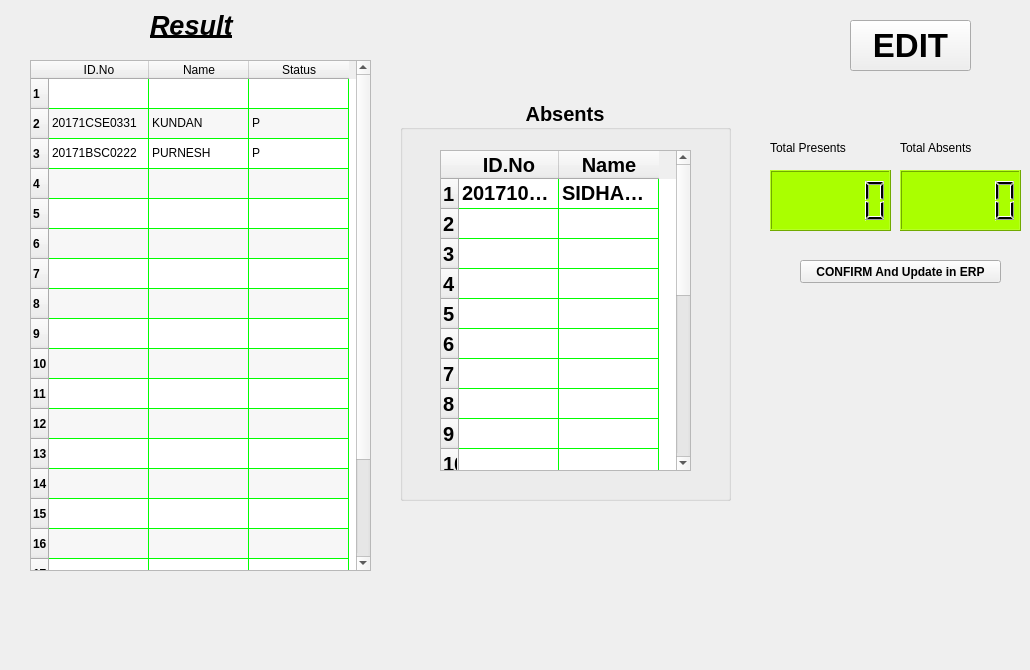
      <widget class="QWidget" name="RESULTS">
       <attribute name="title">
        <string>RESULTS</string>
       </attribute>
       <widget class="QTableWidget" name="tableResultsResult">
        <property name="geometry">
         <rect>
          <x>30</x>
          <y>60</y>
          <width>341</width>
          <height>511</height>
         </rect>
        </property>
        <property name="styleSheet">
         <string notr="true">gridline-color: rgb(0, 255, 0);
selection-background-color: rgb(0, 216, 104);</string>
        </property>
        <property name="alternatingRowColors">
         <bool>true</bool>
        </property>
        <row>
         <property name="text">
          <string>1</string>
         </property>
         <property name="font">
          <font>
           <weight>75</weight>
           <bold>true</bold>
          </font>
         </property>
        </row>
        <row>
         <property name="text">
          <string>2</string>
         </property>
         <property name="font">
          <font>
           <weight>75</weight>
           <bold>true</bold>
          </font>
         </property>
        </row>
        <row>
         <property name="text">
          <string>3</string>
         </property>
         <property name="font">
          <font>
           <weight>75</weight>
           <bold>true</bold>
          </font>
         </property>
        </row>
        <row>
         <property name="text">
          <string>4</string>
         </property>
         <property name="font">
          <font>
           <weight>75</weight>
           <bold>true</bold>
          </font>
         </property>
        </row>
        <row>
         <property name="text">
          <string>5</string>
         </property>
         <property name="font">
          <font>
           <weight>75</weight>
           <bold>true</bold>
          </font>
         </property>
        </row>
        <row>
         <property name="text">
          <string>6</string>
         </property>
         <property name="font">
          <font>
           <weight>75</weight>
           <bold>true</bold>
          </font>
         </property>
        </row>
        <row>
         <property name="text">
          <string>7</string>
         </property>
         <property name="font">
          <font>
           <weight>75</weight>
           <bold>true</bold>
          </font>
         </property>
        </row>
        <row>
         <property name="text">
          <string>8</string>
         </property>
         <property name="font">
          <font>
           <weight>75</weight>
           <bold>true</bold>
          </font>
         </property>
        </row>
        <row>
         <property name="text">
          <string>9</string>
         </property>
         <property name="font">
          <font>
           <weight>75</weight>
           <bold>true</bold>
          </font>
         </property>
        </row>
        <row>
         <property name="text">
          <string>10</string>
         </property>
         <property name="font">
          <font>
           <weight>75</weight>
           <bold>true</bold>
          </font>
         </property>
        </row>
        <row>
         <property name="text">
          <string>11</string>
         </property>
         <property name="font">
          <font>
           <weight>75</weight>
           <bold>true</bold>
          </font>
         </property>
        </row>
        <row>
         <property name="text">
          <string>12</string>
         </property>
         <property name="font">
          <font>
           <weight>75</weight>
           <bold>true</bold>
          </font>
         </property>
        </row>
        <row>
         <property name="text">
          <string>13</string>
         </property>
         <property name="font">
          <font>
           <weight>75</weight>
           <bold>true</bold>
          </font>
         </property>
        </row>
        <row>
         <property name="text">
          <string>14</string>
         </property>
         <property name="font">
          <font>
           <weight>75</weight>
           <bold>true</bold>
          </font>
         </property>
        </row>
        <row>
         <property name="text">
          <string>15</string>
         </property>
         <property name="font">
          <font>
           <pointsize>9</pointsize>
           <weight>75</weight>
           <bold>true</bold>
          </font>
         </property>
        </row>
        <row>
         <property name="text">
          <string>16</string>
         </property>
         <property name="font">
          <font>
           <pointsize>9</pointsize>
           <weight>75</weight>
           <italic>false</italic>
           <bold>true</bold>
          </font>
         </property>
        </row>
        <row>
         <property name="text">
          <string>17</string>
         </property>
         <property name="font">
          <font>
           <weight>75</weight>
           <bold>true</bold>
          </font>
         </property>
        </row>
        <row>
         <property name="text">
          <string>18</string>
         </property>
         <property name="font">
          <font>
           <weight>75</weight>
           <bold>true</bold>
          </font>
         </property>
        </row>
        <row>
         <property name="text">
          <string>19</string>
         </property>
         <property name="font">
          <font>
           <weight>75</weight>
           <bold>true</bold>
          </font>
         </property>
        </row>
        <row>
         <property name="text">
          <string>20</string>
         </property>
         <property name="font">
          <font>
           <weight>75</weight>
           <bold>true</bold>
          </font>
         </property>
        </row>
        <column>
         <property name="text">
          <string>ID.No</string>
         </property>
        </column>
        <column>
         <property name="text">
          <string>Name</string>
         </property>
        </column>
        <column>
         <property name="text">
          <string>Status</string>
         </property>
        </column>
        <item row="1" column="0">
         <property name="text">
          <string>20171CSE0331</string>
         </property>
        </item>
        <item row="1" column="1">
         <property name="text">
          <string>KUNDAN </string>
         </property>
        </item>
        <item row="1" column="2">
         <property name="text">
          <string>P</string>
         </property>
        </item>
        <item row="2" column="0">
         <property name="text">
          <string>20171BSC0222</string>
         </property>
        </item>
        <item row="2" column="1">
         <property name="text">
          <string>PURNESH</string>
         </property>
        </item>
        <item row="2" column="2">
         <property name="text">
          <string>P</string>
         </property>
        </item>
        <item row="3" column="0">
         <property name="text">
          <string/>
         </property>
        </item>
       </widget>
       <widget class="QLabel" name="labelResultResults">
        <property name="geometry">
         <rect>
          <x>150</x>
          <y>10</y>
          <width>111</width>
          <height>31</height>
         </rect>
        </property>
        <property name="font">
         <font>
          <pointsize>20</pointsize>
          <weight>75</weight>
          <italic>true</italic>
          <bold>true</bold>
          <underline>true</underline>
         </font>
        </property>
        <property name="text">
         <string>Result</string>
        </property>
       </widget>
       <widget class="QGroupBox" name="groupBox_4">
        <property name="geometry">
         <rect>
          <x>400</x>
          <y>100</y>
          <width>331</width>
          <height>401</height>
         </rect>
        </property>
        <property name="font">
         <font>
          <pointsize>15</pointsize>
          <weight>75</weight>
          <bold>true</bold>
         </font>
        </property>
        <property name="title">
         <string>Absents</string>
        </property>
        <property name="alignment">
         <set>Qt::AlignCenter</set>
        </property>
        <widget class="QTableWidget" name="tableAbsentsResult">
         <property name="geometry">
          <rect>
           <x>40</x>
           <y>50</y>
           <width>251</width>
           <height>321</height>
          </rect>
         </property>
         <property name="styleSheet">
          <string notr="true">gridline-color: rgb(0, 255, 0);
selection-background-color: rgb(0, 216, 104);</string>
         </property>
         <row>
          <property name="text">
           <string>1</string>
          </property>
          <property name="font">
           <font>
            <weight>75</weight>
            <bold>true</bold>
           </font>
          </property>
         </row>
         <row>
          <property name="text">
           <string>2</string>
          </property>
          <property name="font">
           <font>
            <weight>75</weight>
            <bold>true</bold>
           </font>
          </property>
         </row>
         <row>
          <property name="text">
           <string>3</string>
          </property>
          <property name="font">
           <font>
            <weight>75</weight>
            <bold>true</bold>
           </font>
          </property>
         </row>
         <row>
          <property name="text">
           <string>4</string>
          </property>
          <property name="font">
           <font>
            <weight>75</weight>
            <bold>true</bold>
           </font>
          </property>
         </row>
         <row>
          <property name="text">
           <string>5</string>
          </property>
          <property name="font">
           <font>
            <weight>75</weight>
            <bold>true</bold>
           </font>
          </property>
         </row>
         <row>
          <property name="text">
           <string>6</string>
          </property>
          <property name="font">
           <font>
            <weight>75</weight>
            <bold>true</bold>
           </font>
          </property>
         </row>
         <row>
          <property name="text">
           <string>7</string>
          </property>
          <property name="font">
           <font>
            <weight>75</weight>
            <bold>true</bold>
           </font>
          </property>
         </row>
         <row>
          <property name="text">
           <string>8</string>
          </property>
          <property name="font">
           <font>
            <weight>75</weight>
            <bold>true</bold>
           </font>
          </property>
         </row>
         <row>
          <property name="text">
           <string>9</string>
          </property>
          <property name="font">
           <font>
            <weight>75</weight>
            <bold>true</bold>
           </font>
          </property>
         </row>
         <row>
          <property name="text">
           <string>10</string>
          </property>
          <property name="font">
           <font>
            <weight>75</weight>
            <bold>true</bold>
           </font>
          </property>
         </row>
         <row>
          <property name="text">
           <string>11</string>
          </property>
          <property name="font">
           <font>
            <weight>75</weight>
            <bold>true</bold>
           </font>
          </property>
         </row>
         <row>
          <property name="text">
           <string>12</string>
          </property>
          <property name="font">
           <font>
            <weight>75</weight>
            <bold>true</bold>
           </font>
          </property>
         </row>
         <row>
          <property name="text">
           <string>13</string>
          </property>
          <property name="font">
           <font>
            <weight>75</weight>
            <bold>true</bold>
           </font>
          </property>
         </row>
         <row>
          <property name="text">
           <string>14</string>
          </property>
          <property name="font">
           <font>
            <weight>75</weight>
            <bold>true</bold>
           </font>
          </property>
         </row>
         <row>
          <property name="text">
           <string>15</string>
          </property>
          <property name="font">
           <font>
            <pointsize>9</pointsize>
            <weight>75</weight>
            <bold>true</bold>
           </font>
          </property>
         </row>
         <row>
          <property name="text">
           <string>16</string>
          </property>
          <property name="font">
           <font>
            <pointsize>9</pointsize>
            <weight>75</weight>
            <italic>false</italic>
            <bold>true</bold>
           </font>
          </property>
         </row>
         <row>
          <property name="text">
           <string>17</string>
          </property>
          <property name="font">
           <font>
            <weight>75</weight>
            <bold>true</bold>
           </font>
          </property>
         </row>
         <row>
          <property name="text">
           <string>18</string>
          </property>
          <property name="font">
           <font>
            <weight>75</weight>
            <bold>true</bold>
           </font>
          </property>
         </row>
         <row>
          <property name="text">
           <string>19</string>
          </property>
          <property name="font">
           <font>
            <weight>75</weight>
            <bold>true</bold>
           </font>
          </property>
         </row>
         <row>
          <property name="text">
           <string>20</string>
          </property>
          <property name="font">
           <font>
            <weight>75</weight>
            <bold>true</bold>
           </font>
          </property>
         </row>
         <column>
          <property name="text">
           <string>ID.No</string>
          </property>
         </column>
         <column>
          <property name="text">
           <string>Name</string>
          </property>
         </column>
         <item row="0" column="0">
          <property name="text">
           <string>2017101SSSS</string>
          </property>
         </item>
         <item row="0" column="1">
          <property name="text">
           <string>SIDHARTH</string>
          </property>
         </item>
         <item row="1" column="0">
          <property name="text">
           <string/>
          </property>
          <property name="icon">
           <iconset resource="iconsPackage.qrc">
            <normaloff>:/photos/kundan.jpeg</normaloff>:/photos/kundan.jpeg</iconset>
          </property>
         </item>
        </widget>
       </widget>
       <widget class="QLabel" name="labelTotalPresentsResults">
        <property name="geometry">
         <rect>
          <x>770</x>
          <y>140</y>
          <width>91</width>
          <height>16</height>
         </rect>
        </property>
        <property name="text">
         <string>Total Presents</string>
        </property>
       </widget>
       <widget class="QLCDNumber" name="lcdCounterTotalPresentsResults">
        <property name="geometry">
         <rect>
          <x>770</x>
          <y>170</y>
          <width>121</width>
          <height>61</height>
         </rect>
        </property>
        <property name="styleSheet">
         <string notr="true">background-color: rgb(170, 255, 0);
</string>
        </property>
        <property name="frameShape">
         <enum>QFrame::Box</enum>
        </property>
       </widget>
       <widget class="QLabel" name="labelTotalAbsentsResults">
        <property name="geometry">
         <rect>
          <x>900</x>
          <y>140</y>
          <width>91</width>
          <height>16</height>
         </rect>
        </property>
        <property name="text">
         <string>Total Absents</string>
        </property>
       </widget>
       <widget class="QLCDNumber" name="lcdCounterTotalAbsentsResults">
        <property name="geometry">
         <rect>
          <x>900</x>
          <y>170</y>
          <width>121</width>
          <height>61</height>
         </rect>
        </property>
        <property name="styleSheet">
         <string notr="true">background-color: rgb(170, 255, 0);
</string>
        </property>
        <property name="frameShape">
         <enum>QFrame::Box</enum>
        </property>
       </widget>
       <widget class="QPushButton" name="pushButtonConfirmAndUpdate">
        <property name="geometry">
         <rect>
          <x>800</x>
          <y>260</y>
          <width>201</width>
          <height>23</height>
         </rect>
        </property>
        <property name="font">
         <font>
          <weight>75</weight>
          <bold>true</bold>
         </font>
        </property>
        <property name="text">
         <string>CONFIRM And Update in ERP</string>
        </property>
       </widget>
       <widget class="QPushButton" name="EditButtonResults">
        <property name="geometry">
         <rect>
          <x>850</x>
          <y>20</y>
          <width>121</width>
          <height>51</height>
         </rect>
        </property>
        <property name="font">
         <font>
          <pointsize>25</pointsize>
          <weight>75</weight>
          <bold>true</bold>
         </font>
        </property>
        <property name="styleSheet">
         <string notr="true">alternate-background-color: rgb(255, 255, 0);
selection-color: rgb(0, 255, 255);
selection-background-color: rgb(255, 170, 0);</string>
        </property>
        <property name="text">
         <string>EDIT</string>
        </property>
       </widget>
       <widget class="QLabel" name="labelPresidencyLogo">
        <property name="geometry">
         <rect>
          <x>0</x>
          <y>610</y>
          <width>211</width>
          <height>51</height>
         </rect>
        </property>
        <property name="text">
         <string/>
        </property>
        <property name="pixmap">
         <pixmap>Webp.net-resizeimage (1).jpg</pixmap>
        </property>
       </widget>
       <zorder>groupBox_4</zorder>
       <zorder>tableResultsResult</zorder>
       <zorder>labelResultResults</zorder>
       <zorder>labelTotalPresentsResults</zorder>
       <zorder>lcdCounterTotalPresentsResults</zorder>
       <zorder>labelTotalAbsentsResults</zorder>
       <zorder>lcdCounterTotalAbsentsResults</zorder>
       <zorder>pushButtonConfirmAndUpdate</zorder>
       <zorder>EditButtonResults</zorder>
       <zorder>labelPresidencyLogo</zorder>
      </widget>
